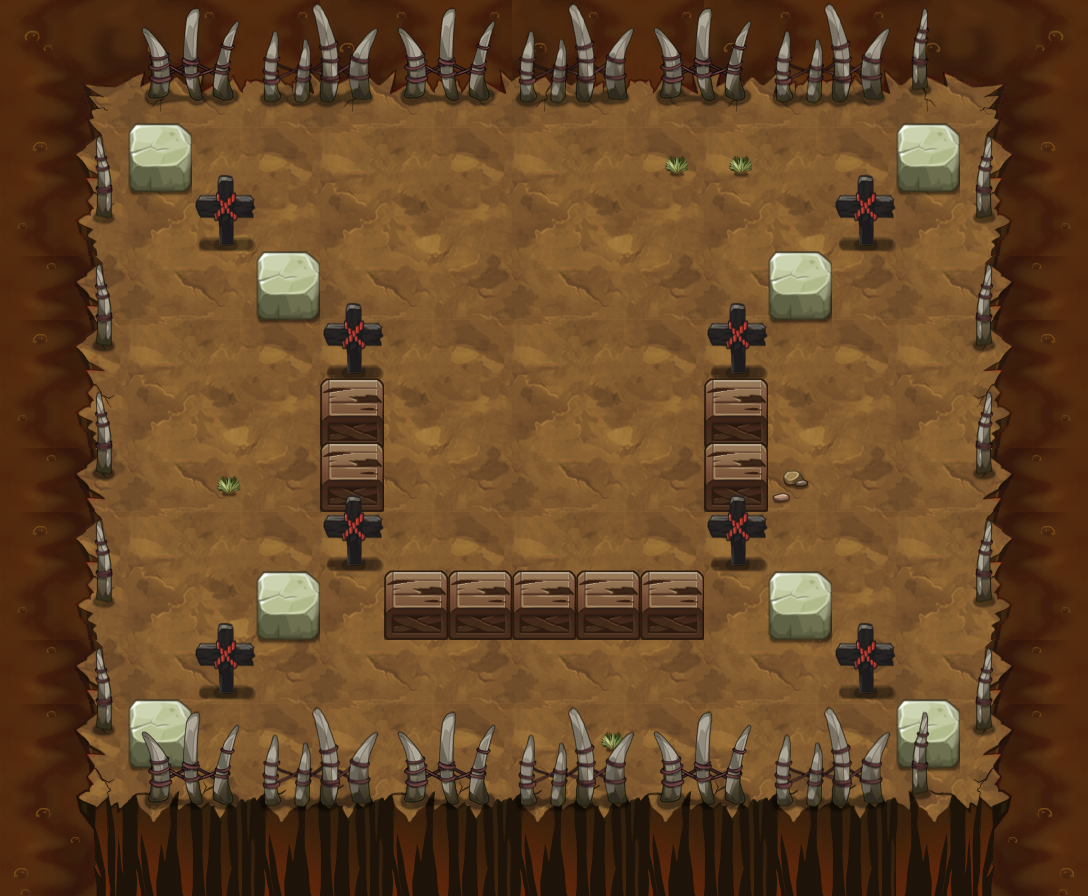

Tiled map render using the project's own tile images. Description and the map definition, with tile-layer contents summarised, below:
An orthogonal 17x14 tile map with 64x64 px tiles, 16 tile layers (PASS, 块层 2, 块层 5, 块层 3, ...) and 9 objects (5x TRAP, 3x yjws3, PLAYER).

<map version="1.0" orientation="orthogonal" width="17" height="14" tilewidth="64" tileheight="64">
 <properties>
  <property name="DESTRY1" value="25" />
  <property name="DESTRY2" value="27" />
  <property name="DESTRY_COUNT" value="2" />
  <property name="EXP" value="995" />
  <property name="ITEM" value="D036" />
  <property name="MONEY" value="1493" />
 </properties>
 <tileset firstgid="1" name="yjbl" tilewidth="64" tileheight="64">
  <image source="yjbl-hd.png" width="900" height="1200" />
 </tileset>
 <layer name="PASS" width="17" height="14">
  <data>[238 cells, 135 non-empty, 11 distinct tile ids]</data>
 </layer>
 <layer name="块层 2" width="17" height="14">
  <data>[238 cells, 238 non-empty, 31 distinct tile ids]</data>
 </layer>
 <layer name="块层 5" width="17" height="14">
  <data>[238 cells, 8 non-empty, 1 distinct tile ids]</data>
 </layer>
 <layer name="块层 3" width="17" height="14">
  <data>[238 cells, 64 non-empty, 12 distinct tile ids]</data>
 </layer>
 <layer name="块层 6" width="17" height="14">
  <data>[238 cells, 25 non-empty, 3 distinct tile ids]</data>
 </layer>
 <layer name="SHELTER 11" width="17" height="14">
  <data>[238 cells, 13 non-empty, 5 distinct tile ids]</data>
 </layer>
 <layer name="SHELTER 10" width="17" height="14">
  <data>[238 cells, 2 non-empty, 1 distinct tile ids]</data>
 </layer>
 <layer name="SHELTER 9" width="17" height="14">
  <data>[238 cells, 2 non-empty, 1 distinct tile ids]</data>
 </layer>
 <layer name="SHELTER 8" width="17" height="14">
  <data>[238 cells, 7 non-empty, 2 distinct tile ids]</data>
 </layer>
 <layer name="SHELTER 7" width="17" height="14">
  <data>[238 cells, 2 non-empty, 1 distinct tile ids]</data>
 </layer>
 <layer name="SHELTER 6" width="17" height="14">
  <data>[238 cells, 2 non-empty, 1 distinct tile ids]</data>
 </layer>
 <layer name="SHELTER 5" width="17" height="14">
  <data>[238 cells, 2 non-empty, 1 distinct tile ids]</data>
 </layer>
 <layer name="SHELTER 4" width="17" height="14">
  <data>[238 cells, 2 non-empty, 1 distinct tile ids]</data>
 </layer>
 <layer name="SHELTER 3" width="17" height="14">
  <data>[238 cells, 2 non-empty, 1 distinct tile ids]</data>
 </layer>
 <layer name="SHELTER 2" width="17" height="14">
  <data>[238 cells, 2 non-empty, 1 distinct tile ids]</data>
 </layer>
 <layer name="SHELTER 1" width="17" height="14">
  <data>[238 cells, 2 non-empty, 1 distinct tile ids]</data>
 </layer>
 <objectgroup name="对象层 1" width="34" height="28">
  <object name="PLAYER" type="PLAYER" x="512" y="128" width="64" height="64" />
  <object name="liusha" type="TRAP" x="512" y="384" width="64" height="64">
   <properties>
    <property name="lua_ai" value="trap_mire_ai" />
    <property name="trap_ani" value="liusha.actor" />
    <property name="trap_floor" value="true" />
   </properties>
  </object>
  <object name="yjws3" x="192" y="448" width="64" height="64">
   <properties>
    <property name="buff_type" value="fire_shell" />
    <property name="lua_ai" value="monster_yjws_ai" />
    <property name="quality" value="yjws3.quality" />
   </properties>
  </object>
  <object name="yjws3" x="832" y="448" width="64" height="64">
   <properties>
    <property name="buff_type" value="fire_shell" />
    <property name="lua_ai" value="monster_yjws_ai" />
    <property name="quality" value="yjws3.quality" />
   </properties>
  </object>
  <object name="yjws3" x="512" y="704" width="64" height="64">
   <properties>
    <property name="buff_type" value="fire_shell" />
    <property name="lua_ai" value="monster_yjws_ai" />
    <property name="quality" value="yjws3.quality" />
   </properties>
  </object>
  <object name="staff_driger_control" type="TRAP" x="0" y="832" width="64" height="64">
   <properties>
    <property name="trap_delay" value="10" />
    <property name="trap_id" value="0" />
    <property name="trap_script" value="trap(&quot;staff_driger&quot;):setOpened(true);" />
    <property name="trap_start_mode" value="2" />
    <property name="trap_state" value="open" />
   </properties>
  </object>
  <object name="staff_driger" type="TRAP" x="192" y="704" width="64" height="64">
   <properties>
    <property name="trap_ani" value="driger.actor" />
    <property name="trap_floor" value="true" />
    <property name="trap_id" value="0" />
    <property name="trap_script" value="target(&quot;PLAYER&quot;):setCurrentUseSkill(  make_ice_staff_skill()  );target(&quot;PLAYER&quot;):setEffectAnimateName(&quot;find_player.ani&quot;);trap(&quot;staff_driger&quot;):setOpened(false)" />
    <property name="trap_start_mode" value="0" />
    <property name="trap_state" value="open" />
   </properties>
  </object>
  <object name="zi_dan_down1" type="TRAP" x="384" y="256" width="64" height="64">
   <properties>
    <property name="trap_ani" value="fire_cat_down.actor" />
    <property name="trap_delay" value="2" />
    <property name="trap_id" value="0" />
    <property name="trap_script" value="trap(&quot;zi_dan_down1&quot;):setAtkPower(target(&quot;PLAYER&quot;):getHP()*0.1);trap(&quot;zi_dan_down1&quot;):turnDown(); trap(&quot;zi_dan_down1&quot;):getAI():getActions():addObject( AIUseSkill:create(   SkillLua:create(&quot;skill_0001&quot;)  )  );" />
    <property name="trap_start_mode" value="2" />
    <property name="trap_state" value="open" />
   </properties>
  </object>
  <object name="zi_dan_up1" type="TRAP" x="640" y="512" width="64" height="64">
   <properties>
    <property name="trap_ani" value="fire_cat_up.actor" />
    <property name="trap_delay" value="2" />
    <property name="trap_id" value="0" />
    <property name="trap_script" value="trap(&quot;zi_dan_up1&quot;):setAtkPower(target(&quot;PLAYER&quot;):getHP()*0.1);trap(&quot;zi_dan_up1&quot;):turnUp(); trap(&quot;zi_dan_up1&quot;):getAI():getActions():addObject( AIUseSkill:create(   SkillLua:create(&quot;skill_0001&quot;)  )  );" />
    <property name="trap_start_mode" value="2" />
    <property name="trap_state" value="open" />
   </properties>
  </object>
 </objectgroup>
</map>
